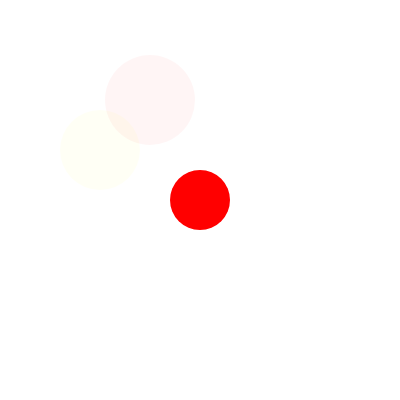
Frame 1 (no input)
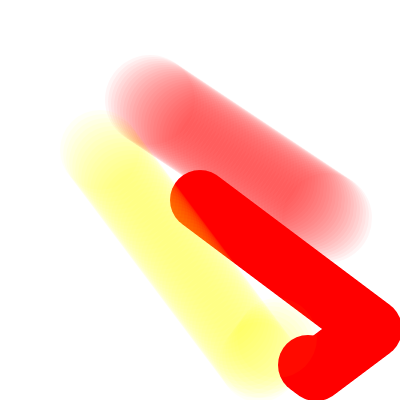
Frame 60 (no input)
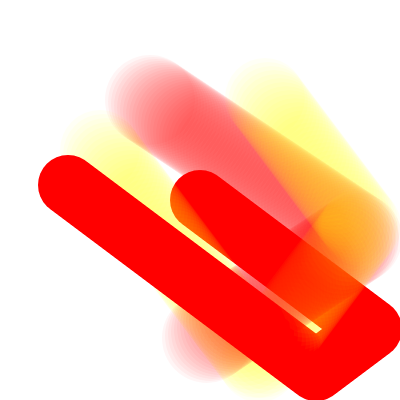
Frame 120 (the mouse pressed at the canvas centre since frame 60)

The p5.js sketch that drew these frames (run headless with seeded random() and noise() and a simulated clock; from frame 60 on, the mouse is pressed at the canvas centre):

// p5.js sketch
// ── sketch.js
//W4-6.5 GRAY LAVA LAMP jht with bb.c init in setup using color f
// https://editor.p5js.org/jht1493/sketches/iryrGNQ4q
// added bb.c as color value, initialize in setup using color function

// https://editor.p5js.org/benjamin.bergery/sketches/WFSCrkALb

// W4-6.5 GRAY LAVA LAMP
//https://editor.p5js.org/benjamin.bergery/sketches/WFSCrkALb
// QUESTION unclear about why to use object vars versus class?

var bb = {
  x: 200,
  y: 200,
  xspeed: 4,
  yspeed: 3,
  radius: 30,
};

var bb2 = {
  x: 100,
  y: 150,
  xspeed: 3,
  yspeed: 4,
  radius: 40,
};

var bb3 = {
  x: 150,
  y: 100,
  xspeed: 3,
  yspeed: 2,
  radius: 45,
};

function setup() {
  createCanvas(400, 400);
  noStroke();
  frameRate(20);
  bb.c = color('red');
  bb2.c = color(255,255,0,10);
  bb3.c = color(255,0,0,10);
   // color(v1, v2, v3, [alpha])
  // value String: a color string
}

function draw() {
  let yToGray = map(bb.y, height, 0, 128, 255);

  //background(220);
  // fill(yToGray, 50);
  // define gray value of all brushes
  // fill(yToRed, 0, xToBlue);

  fill(bb.c);
  circle(bb.x, bb.y, bb.radius * 2);

  fill(bb2.c);
  circle(bb2.x, bb2.y, bb2.radius * 2);

  fill(bb3.c);
  circle(bb3.x, bb3.y, bb3.radius * 2);

  moveIt(bb);
  cornerBounce(bb);
  
  moveIt(bb2);
  cornerBounce(bb2);
  
  moveIt(bb3);
  cornerBounce(bb3);
}

/** functions with object var parameter **/

function moveIt(brush) {
  // moves the brush in x,y
  brush.x = brush.x + brush.xspeed;
  brush.y = brush.y + brush.yspeed;
}

function cornerBounce(brush) {
  // inverts x and y speed at corners
  if (brush.x >= width - brush.radius || brush.x <= brush.radius) {
    brush.xspeed = -brush.xspeed;
  }
  if (brush.y >= height - brush.radius || brush.y - brush.radius <= 0) {
    brush.yspeed = -brush.yspeed;
  }
}

console.log("moveIt(bb);cornerBounce(bb);");
console.log("moveIt(bb2);cornerBounce(bb2); etc...");

//NOTES
// using map to make first brush height //correspond to 128-255 gray values

// re-using function with object var parameters simplifies code

//map(value, start1, stop1, start2, stop2, [withinBounds])
//value Number: the incoming value to be converted
// using map here to make canvas width, height
//correspond to gray

// brushes are object vars
// movement functions have object parameters
